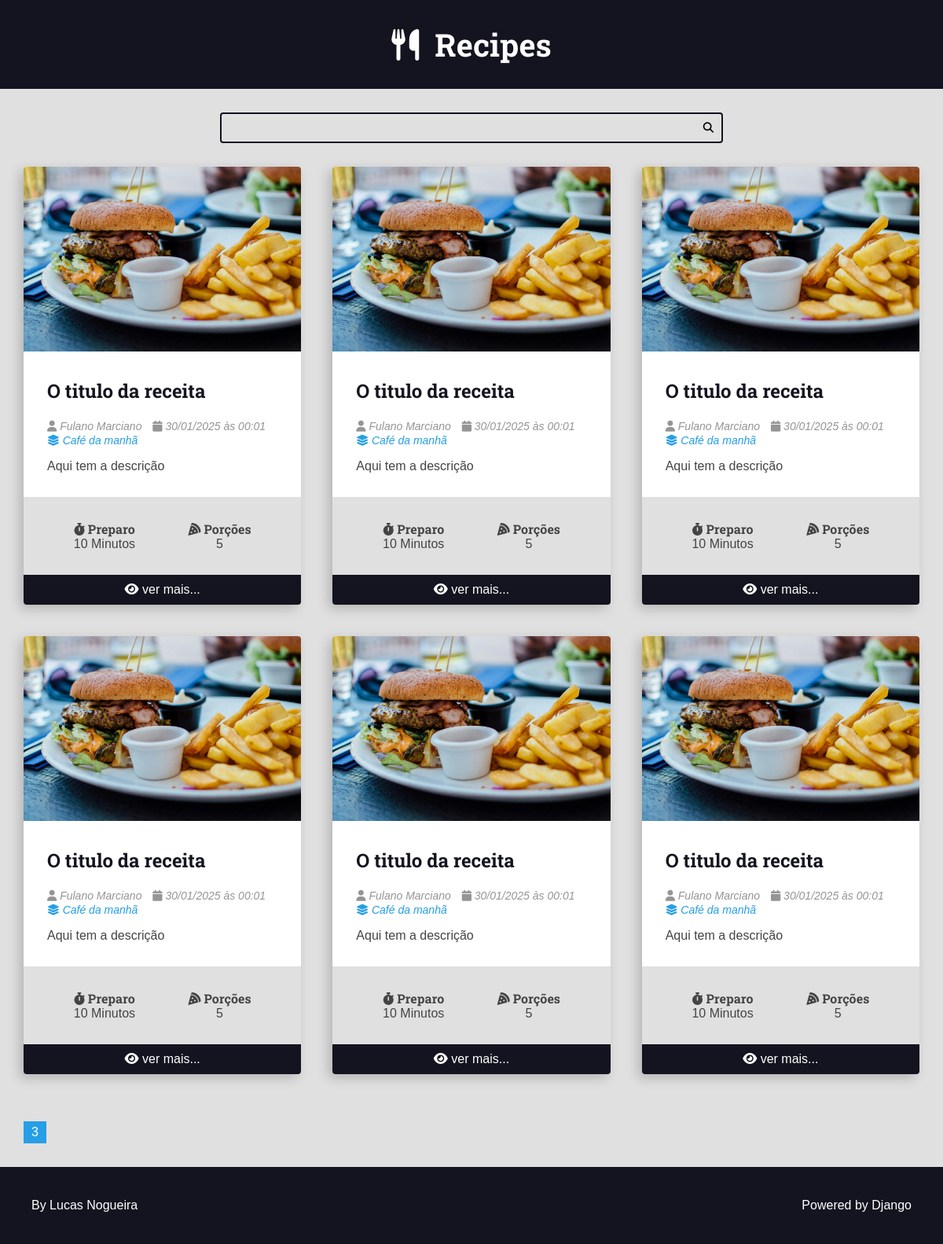
Page /recipes/category/1/ on the committed database.
### recipes/models.py (models this page shows, shortened)
class Recipe(models.Model):
    title = models.CharField(max_length=65) #VARCHAR
    description = models.CharField(max_length=165)
    slug = models.SlugField(unique=True) #slug
    preparation_time = models.IntegerField() #INT
    preparation_time_unit = models.CharField(max_length=65)
    servings = models.IntegerField()
    serving_unit = models.CharField(max_length=65)
    preparation_steps = models.TextField() #Tamanho livre
    preparation_steps_is_html = models.BooleanField(default=False)
    created_at = models.DateTimeField(auto_now_add=True) #auto_now_add faz com que no momento da criação pegue a data atual
    updated_at = models.DateTimeField(auto_now=True)
    is_published = models.BooleanField(default=False)
    cover = models.ImageField(upload_to='recipes/covers/%Y/%m/%d/', blank=True, default='')
    category = models.ForeignKey(Category, on_delete=models.SET_NULL, null=True, blank=True, default=None,) # Caso a categoria for apagada torna o campo nulo, o null permite que o campo seja nulo
    author = models.ForeignKey(User, on_delete=models.SET_NULL, null=True, blank=True, default=None)

class Category(models.Model):
    name = models.CharField(max_length=65)

### recipes/views.py (the view)
# urls.py: path('recipes/category/<int:category_id>/', views.category, name='category'),
def category(request, category_id):
    recipes = get_list_or_404(Recipe.objects.filter(category__id=category_id, is_published=True,).order_by('-id'))
    page_obj, pagination_range = make_pagination(request,recipes, PER_PAGE)
    return render(request, 'recipes/pages/category.html', context={
        'recipes': page_obj,
        'pagination_range' : pagination_range,
        'title' : f'{recipes[0].category.name} - Category',
    })

### utils/pagination.py (called while the page is built)
def make_pagination(request, queryset, per_page, qty_pages=4):
    try:
        current_page = int(request.GET.get('page', 1))
    except ValueError:
        current_page = 1
    paginator = Paginator(queryset, per_page)
    page_obj = paginator.get_page(current_page)
    pagination_range = make_pagination_range(
        paginator.page_range,
        qty_pages,
        current_page
    )
    return page_obj, pagination_range

### recipes/templates/recipes/pages/category.html (shortened to what this page needs)
{% extends 'global/base.html' %}
{% block content %}
    <div class="main-content main-content-list container">
        {% for recipe in recipes %}
            {%include "recipes/partials/recipe.html"%}
        {% endfor %}
    </div>
{% endblock content %}

### recipes/templates/recipes/partials/recipe.html (shortened to what this page needs)
<div class="recipe recipe-list-item">
    {% if recipe.cover %}
    <div class="recipe-cover">
        <a href="{% url 'recipes:recipe' recipe.id%}">
        <img src="{{recipe.cover.url}}" alt="temp">
        </a>
    </div>
    {% endif %}
    <div class="recipe-title-container">
        <h2 class="recipe-title">
            <a href="{% url 'recipes:recipe' recipe.id %}">
        {{recipe.title}}
            </a>
        </h2>
    </div>
    <div class="recipe-author">
        {% if recipe.author is not None %}
            <span class="recipe-author-item">
                <i class="fas fa-user"></i>
                {% if recipe.author.first_name %}
                    {{recipe.author.first_name}} {{recipe.author.last_name}}
                {% else %}
                    {{ recipe.author.username}}
                {% endif %}
            </span>
        {% endif %}
        <span class="recipe-author-item">
            <i class="fas fa-calendar alt"></i>
            {{ recipe.created_at|date:"d/m/Y" }} às {{ recipe.created_at|date:"H:i" }}
        </span>
        {% if recipe.category is not None %}
            <span class="recipe-author-item">
                <a href=" {% url 'recipes:category' recipe.category.id %}">
                    <i class="fas fa-layer-group"></i>
                    <span>{{recipe.category.name}}</span>
                </a>
            </span>
        {% endif %}
    </div>
    <div class="recipe-content">
        <p>{{recipe.description}}</p>
    </div>
    <div class="recipe-meta-container">
        <div class="recipe-meta recipe-preparation">
            <h3 class="recipe-meta-title"><i class="fas fa-stopwatch"></i> Preparo</h3>
            <div class="recipe-meta-text">
                {{recipe.preparation_time}} {{recipe.preparation_time_unit}}
            </div>
        </div>
        <div class="recipe-meta recipe-servings">
            <h3 class="recipe-meta-title"><i class="fas fa-pizza-slice"></i> Porções</h3>
            <div class="recipe-meta-text">
                {{recipe.servings}} {{recipe.servings_unit}}
            </div>
        </div>
    </div>
    {% if not is_detail_page %}
    <footer class="recipe-footer">
        <a class="recipe-read-more button button-dark button-full-width" href="{% url 'recipes:recipe' recipe.id %}">
            <i class="fas fa-eye"></i>
            <span>ver mais...</span>
        </a>
    </footer>
    {% endif %}
</div>

### recipes/static/recipes/css/style.css (style rules this page uses)
:root { --color-primary: #269fe6; --color-primary-hover: #2086c2; --color-primary-dark: #13141f; --color-primary-dark-hover: #212336; --color-primary-light: #d4ecfa; --color-primary-light-hover: #bdd8e7; --color-white: #fff; --color-black: #000; --color-dark-text: #444; --color-info-light: #cce5ff; --color-debug-light: #cce5ff; --color-success-light: #d4edda; --color-alert-light: #fff3cd; --color-warning-light: #fff3cd; --color-error-light: #f8d7da; --color-info-dark: #4d86c4; --color-debug-dark: #4d86c4; --color-success-dark: #4a9c5d; --color-alert-dark: #927f40; --color-warning-dark: #927f40; --color-error-dark: #da525d; --color-gray-0: #f9f9f9; --color-gray-1: #e0e0e0; --color-gray-2: #c7c7c7; --color-gray-3: #aeaeae; --color-gray-4: #959595; --color-gray-5: #7d7d7d; --color-gray-6: #646464; --color-gray-7: #4b4b4b; --color-gray-8: #323232; --color-gray-9: #191919; --font-primary: sans-serif; --font-headings: 'Roboto Slab', serif; --spacing-gutter-medium: 3rem; --spacing-gutter-large: 4rem; }
* { padding: 0; margin: 0; box-sizing: border-box; }
html { font-size: 62.5%; }
body { font-size: 1.6rem; font-family: var(--font-primary); background-color: var(--color-gray-1); color: var(--color-dark-text); }
h1, h2, h3, h4, h5, h6 { font-family: var(--font-headings); }
.container { max-width: 144rem; margin: 0 auto; padding: var(--spacing-gutter-medium) }
.main-content { padding-top: 0; }
.main-content-list { display: grid; grid-template-columns: repeat(auto-fit, minmax(340px, 1fr)); gap: var(--spacing-gutter-large) }
.recipe { background-color: var(--color-white); box-shadow: -5px 5px 15px rgba(0, 0, 0, 0.2); transform: scale(1); transition: all 300ms ease-in-out; border-radius: .4rem; overflow: hidden; }
.recipe img { max-width: 100%; }
.recipe-list-item { max-width: 64rem; height: fit-content; }
.recipe-title-container { padding: var(--spacing-gutter-medium); padding-bottom: 2rem; }
.recipe-title-container a { text-decoration: none; color: var(--color-primary-dark) }
.recipe-author { padding: 0 var(--spacing-gutter-medium); }
.recipe-content { padding: var(--spacing-gutter-medium); padding-top: calc(var(--spacing-gutter-medium)/2) }
.recipe-author-item { color: var(--color-gray-4); margin-right: 1rem; font-style: italic; font-size: 1.4rem; }
.recipe-author a { color: var(--color-primary); transition: all 300ms ease-in-out; text-decoration: none; }
.recipe-meta-container { display: flex; flex-flow: row wrap; padding: var(--spacing-gutter-medium); background-color: var(--color-gray-1); }
.recipe-meta { display: flex; flex-flow: column nowrap; flex-shrink: 1; flex-grow: 1; text-align: center; }
.recipe-meta-title { font-size: 1.6rem; }
.recipe-footer a { background-color: var(--color-primary-dark); display: block; color: var(--color-white); text-decoration: none; text-align: center; padding: 1rem var(--spacing-gutter-medium); transition: all 300ms ease-in-out; }

### rows in the picture
Recipe: cover (picture), title "O titulo da receita", author.first_name "Fulano", author.last_name "Marciano", created_at "30/01/2025", created_at "00:01", category.name "Café da manhã", description "Aqui tem a descrição", preparation_time "10", preparation_time_unit "Minutos", servings "5"
Recipe: cover (picture), title "O titulo da receita", author.first_name "Fulano", author.last_name "Marciano", created_at "30/01/2025", created_at "00:01", category.name "Café da manhã", description "Aqui tem a descrição", preparation_time "10", preparation_time_unit "Minutos", servings "5"
Recipe: cover (picture), title "O titulo da receita", author.first_name "Fulano", author.last_name "Marciano", created_at "30/01/2025", created_at "00:01", category.name "Café da manhã", description "Aqui tem a descrição", preparation_time "10", preparation_time_unit "Minutos", servings "5"
Recipe: cover (picture), title "O titulo da receita", author.first_name "Fulano", author.last_name "Marciano", created_at "30/01/2025", created_at "00:01", category.name "Café da manhã", description "Aqui tem a descrição", preparation_time "10", preparation_time_unit "Minutos", servings "5"
Recipe: cover (picture), title "O titulo da receita", author.first_name "Fulano", author.last_name "Marciano", created_at "30/01/2025", created_at "00:01", category.name "Café da manhã", description "Aqui tem a descrição", preparation_time "10", preparation_time_unit "Minutos", servings "5"
Recipe: cover (picture), title "O titulo da receita", author.first_name "Fulano", author.last_name "Marciano", created_at "30/01/2025", created_at "00:01", category.name "Café da manhã", description "Aqui tem a descrição", preparation_time "10", preparation_time_unit "Minutos", servings "5"

### other values in the picture
{{ page }} "3"
